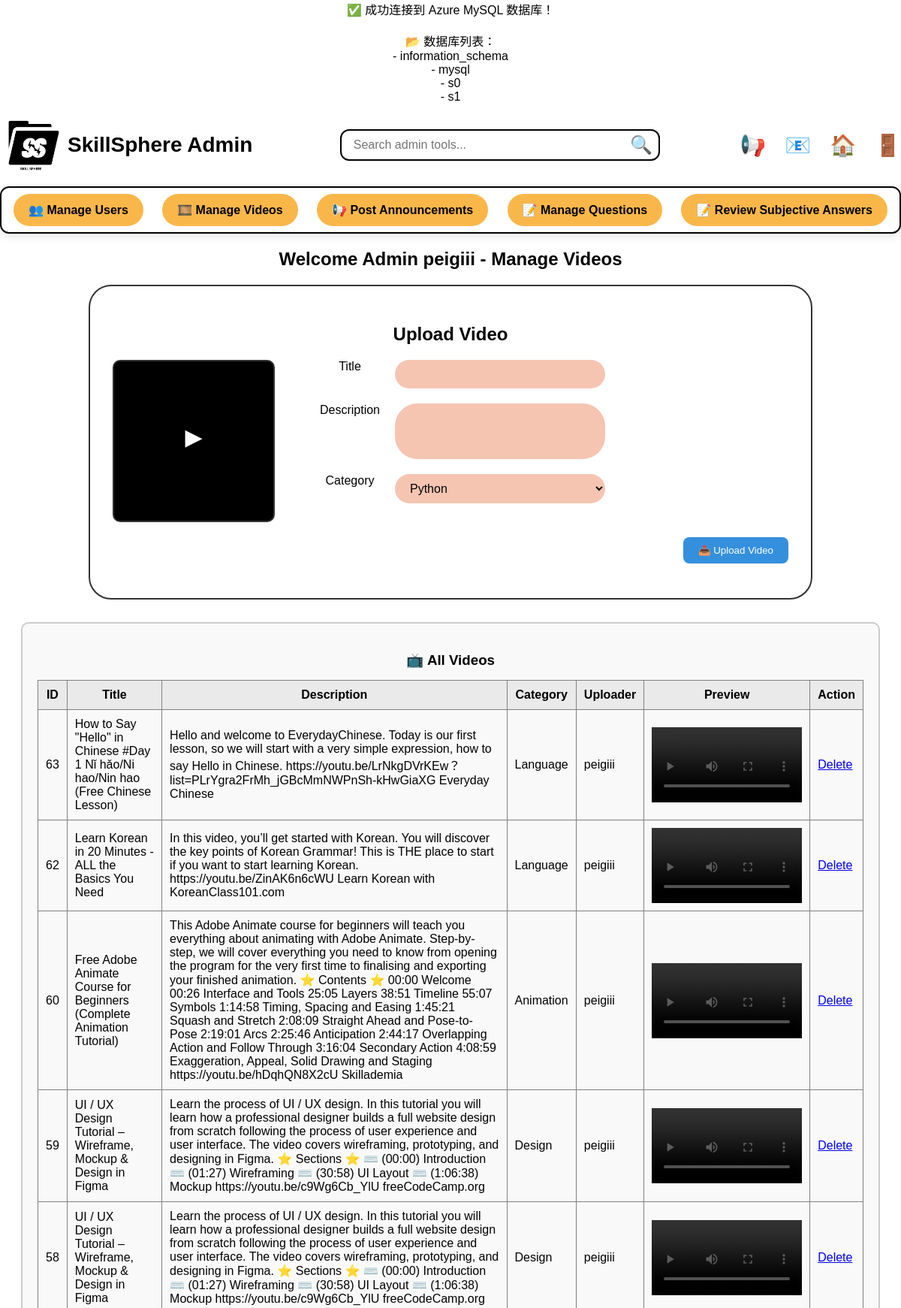
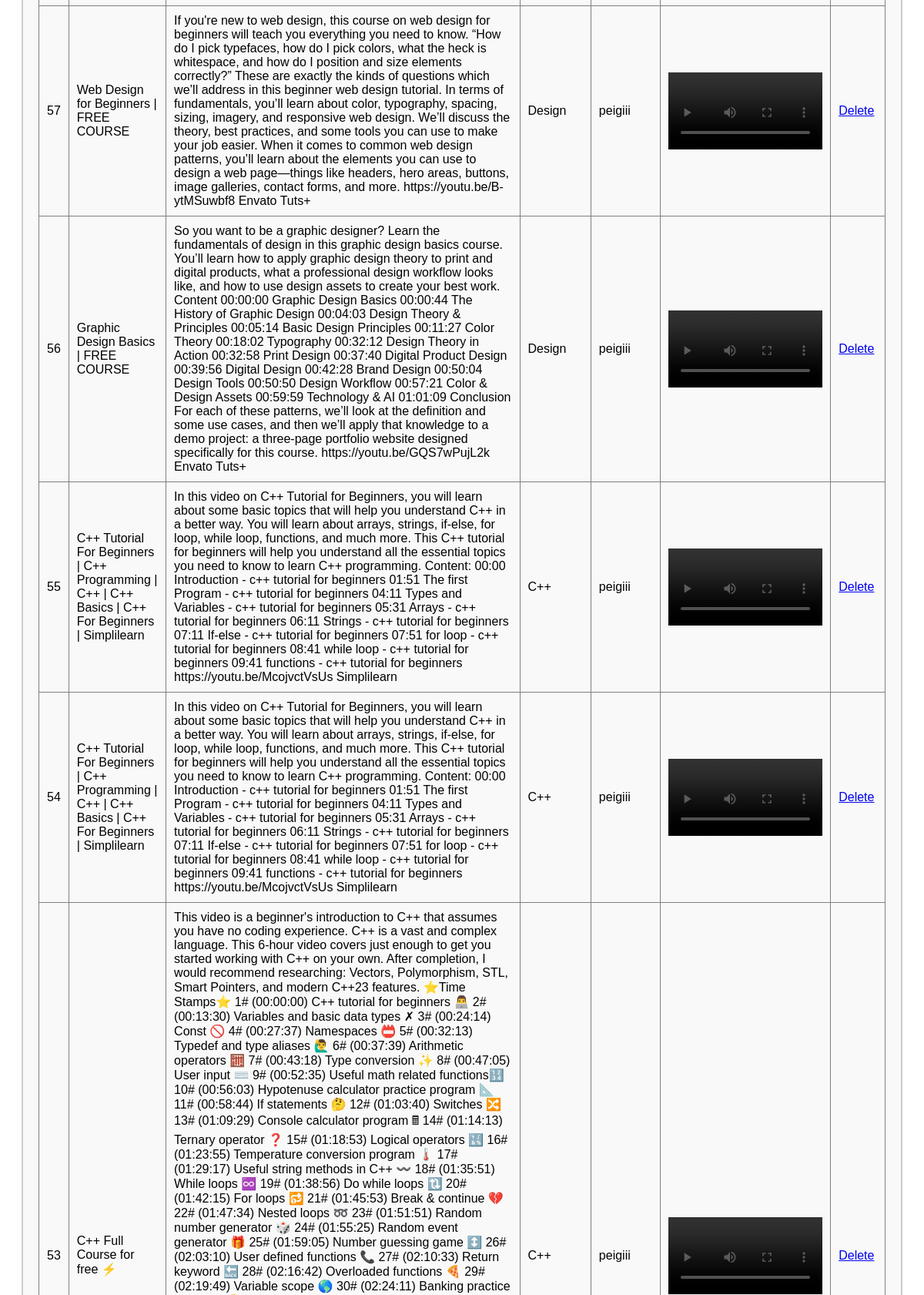
The app's page /templates/manage_videos.php (signed in, upper part) with its own data (2 pictures, top to bottom).
### tables this page shows
CREATE TABLE `users` (
  `id` int(11) UNSIGNED NOT NULL,
  `username` varchar(50) NOT NULL,
  `email` varchar(100) NOT NULL,
  `PASSWORD` varchar(255) NOT NULL,
  `profile_picture` varchar(255) DEFAULT NULL,
  `phone` varchar(20) DEFAULT NULL,
  `country` varchar(50) DEFAULT NULL,
  `state` varchar(50) DEFAULT NULL,
  `city` varchar(50) DEFAULT NULL,
  `race` varchar(50) DEFAULT NULL,
  `avatar` varchar(255) DEFAULT NULL,
  `role` enum('admin','user') NOT NULL DEFAULT 'user',
  `created_at` datetime DEFAULT current_timestamp(),
  `last_login_at` datetime DEFAULT NULL,
  `admin_note` text DEFAULT NULL,
  `STATUS` enum('active','inactive') NOT NULL DEFAULT 'active',
  `reset_token` varchar(255) DEFAULT NULL,
  `reset_token_expires` datetime DEFAULT NULL
);

CREATE TABLE `videos` (
  `id` int(11) NOT NULL,
  `title` varchar(255) NOT NULL,
  `description` text DEFAULT NULL,
  `category` varchar(50) DEFAULT NULL,
  `file_path` varchar(255) NOT NULL,
  `thumbnail` varchar(255) DEFAULT NULL,
  `upload_time` timestamp NOT NULL DEFAULT current_timestamp(),
  `uploaded_at` datetime DEFAULT current_timestamp(),
  `like_count` int(11) DEFAULT 0,
  `user_id` int(11) NOT NULL,
  `created_at` timestamp NOT NULL DEFAULT current_timestamp(),
  `video_url` varchar(255) DEFAULT NULL
);

### templates/manage_videos.php (the view, shortened to what this page needs)
<?php
require 'db.php';
$stmt = $pdo->prepare("SELECT role, username FROM users WHERE id = ?");
$stmt->execute([$_SESSION['user_id']]);
$user = $stmt->fetch(PDO::FETCH_ASSOC);
$videos = $pdo->query("SELECT v.*, u.username
                       FROM videos v
                       LEFT JOIN users u ON v.user_id = u.id
                       ORDER BY v.id DESC")->fetchAll(PDO::FETCH_ASSOC);
?>
<!DOCTYPE html>
<html>
<head>
  <link rel="stylesheet" href="style.css">
  <?php include 'adminnav.php'; ?>
</head>
<body>
  <h2>Welcome Admin <?= htmlspecialchars($user['username']) ?> - Manage Videos</h2>
  <div style="max-width: 900px; margin: 20px auto; padding: 30px; border: 2px solid #333; border-radius: 30px;">
    <h2>Upload Video</h2>
    <form action="" method="post" enctype="multipart/form-data" id="videoUploadForm">
      <div style="display: flex; gap: 40px; margin-bottom: 20px;">
        <div style="border: 2px solid #333; padding: 6px; border-radius: 10px; background-color: #000; width: 200px; height: 200px; display: flex; align-items: center; justify-content: center;">
          <label for="videoInput" style="position: absolute; cursor: pointer; color: white; font-size: 30px;">▶</label>
        </div>
        <div class="flex flex-col">
          <div class="form-group">
            <label for="title">Title </label>
            <input type="text" id="title" name="title" class="rounded-input" required />
          </div>
          <div class="form-group">
            <label for="description">Description</label>
            <textarea id="description" name="description" rows="3" class="rounded-textarea"></textarea>
          </div>
          <div class="form-group">
            <label for="category">Category</label>
            <select id="category" name="category" class="rounded-select">
              <option value="Python">Python</option>
            </select>
          </div>
        </div>
      </div>
      <div style="text-align: right;">
        <button type="submit" style="background-color: #3490dc; color: white; padding: 10px 20px; border-radius: 8px; border: none;">📤 Upload Video</button>
      </div>
    </form>
  </div>
  <div style="margin: 30px auto; max-width: 1100px; border: 2px solid #ccc; border-radius: 10px; padding: 20px; background-color: #f9f9f9;">
    <h3 style="margin-bottom: 15px;">📺 All Videos</h3>
    <table border="1" cellpadding="10" style="width: 100%; border-collapse: collapse;">
      <tr style="background-color: #eaeaea;">
        <th>ID</th><th>Title</th><th>Description</th><th>Category</th><th>Uploader</th><th>Preview</th><th>Action</th>
      </tr>
      <?php foreach ($videos as $v): ?>
        <tr>
          <td><?= $v['id'] ?></td>
          <td><?= htmlspecialchars($v['title']) ?></td>
          <td><?= htmlspecialchars($v['description']) ?></td>
          <td><?= htmlspecialchars($v['category']) ?></td>
          <td><?= htmlspecialchars($v['username'] ?? 'Unknown') ?></td>
          <td><video width="200" controls src="<?= htmlspecialchars($v['file_path']) ?>"></video></td>
          <td><a href="<?= basename($_SERVER['PHP_SELF']) ?>?delete=<?= $v['id'] ?>" onclick="return confirm('Delete this video?')">Delete</a></td>
        </tr>
      <?php endforeach; ?>
    </table>
  </div>
</body>
</html>

### templates/style.css (style rules this page uses)
body { font-family: Arial, sans-serif; margin: 0; padding: 0; text-align: center; background-color: white; }

### templates/manage_videos.php (style rules this page uses)
.rounded-input, .rounded-select, .rounded-textarea { border: none; background-color: #f5c5b2; padding: 10px 16px; border-radius: 20px; font-size: 16px; outline: none; width: 280px; }
.rounded-textarea { border-radius: 30px; resize: none; }
label { font-weight: 500; width: 120px; display: inline-block; margin-bottom: 10px; }
.form-group { display: flex; align-items: flex-start; margin-bottom: 20px; }

### records on screen
users: username "peigiii"
videos: id "63", title "How to Say \"Hello\" in Chinese #Day 1 Nǐ hǎo/Ni hao/Nin hao (Free Chinese Lesson)", description "Hello and welcome to EverydayChinese. Today is our first lesson, so we will start with a very simple expression, how to say Hello in Chinese. https://youtu.be/LrNkgDVrKEw？list=PLrYgra2FrMh_jGBcMmNWPnSh-kHwGiaXG Everyday Chinese", category "Language", user.username "peigiii"
videos: id "62", title "Learn Korean in 20 Minutes - ALL the Basics You Need", description "In this video, you’ll get started with Korean. You will discover the key points of Korean Grammar! This is THE place to start if you want to start learning Korean. https://youtu.be/ZinAK6n6cWU Learn Korean with KoreanClass101.com", category "Language", user.username "peigiii"
videos: id "60", title "Free Adobe Animate Course for Beginners (Complete Animation Tutorial)", description "This Adobe Animate course for beginners will teach you everything about animating with Adobe Animate. Step-by-step, we will cover everything you need to know from opening the program for the very first time to finalising and exporting your finished animation. ⭐️ Contents ⭐ 00:00 Welcome 00:26 Interface and Tools 25:05 Layers 38:51 Timeline 55:07 Symbols 1:14:58 Timing, Spacing and Easing 1:45:21 Squash and Stretch 2:08:09 Straight Ahead and Pose-to-Pose 2:19:01 Arcs 2:25:46 Anticipation 2:44:17 Overlapping Action and Follow Through 3:16:04 Secondary Action 4:08:59 Exaggeration, Appeal, Solid Drawing and Staging https://youtu.be/hDqhQN8X2cU Skillademia", category "Animation", user.username "peigiii"
videos: id "59", title "UI / UX Design Tutorial – Wireframe, Mockup & Design in Figma", description "Learn the process of UI / UX design. In this tutorial you will learn how a professional designer builds a full website design from scratch following the process of user experience and user interface. The video covers wireframing, prototyping, and designing in Figma. ⭐️ Sections ⭐️ ⌨️ (00:00) Introduction ⌨️ (01:27) Wireframing ⌨️ (30:58) UI Layout ⌨️ (1:06:38) Mockup https://youtu.be/c9Wg6Cb_YlU freeCodeCamp.org", category "Design", user.username "peigiii"
videos: id "58", title "UI / UX Design Tutorial – Wireframe, Mockup & Design in Figma", description "Learn the process of UI / UX design. In this tutorial you will learn how a professional designer builds a full website design from scratch following the process of user experience and user interface. The video covers wireframing, prototyping, and designing in Figma. ⭐️ Sections ⭐️ ⌨️ (00:00) Introduction ⌨️ (01:27) Wireframing ⌨️ (30:58) UI Layout ⌨️ (1:06:38) Mockup https://youtu.be/c9Wg6Cb_YlU freeCodeCamp.org", category "Design", user.username "peigiii"
videos: id "57", title "Web Design for Beginners | FREE COURSE", description "If you're new to web design, this course on web design for beginners will teach you everything you need to know. “How do I pick typefaces, how do I pick colors, what the heck is whitespace, and how do I position and size elements correctly?” These are exactly the kinds of questions which we’ll address in this beginner web design tutorial. In terms of fundamentals, you’ll learn about color, typography, spacing, sizing, imagery, and responsive web design. We’ll discuss the theory, best practices, and some tools you can use to make your job easier. When it comes to common web design patterns, you’ll learn about the elements you can use to design a web page—things like headers, hero areas,…", category "Design", user.username "peigiii"
videos: id "56", title "Graphic Design Basics | FREE COURSE", description "So you want to be a graphic designer? Learn the fundamentals of design in this graphic design basics course. You’ll learn how to apply graphic design theory to print and digital products, what a professional design workflow looks like, and how to use design assets to create your best work. Content 00:00:00 Graphic Design Basics 00:00:44 The History of Graphic Design 00:04:03 Design Theory & Principles 00:05:14 Basic Design Principles 00:11:27 Color Theory 00:18:02 Typography 00:32:12 Design Theory in Action 00:32:58 Print Design 00:37:40 Digital Product Design 00:39:56 Digital Design 00:42:28 Brand Design 00:50:04 Design Tools 00:50:50 Design Workflow 00:57:21 Color & Design Assets 00:59:59…", category "Design", user.username "peigiii"
videos: id "55", title "C++ Tutorial For Beginners | C++ Programming | C++ | C++ Basics | C++ For Beginners | Simplilearn", description "In this video on C++ Tutorial for Beginners, you will learn about some basic topics that will help you understand C++ in a better way. You will learn about arrays, strings, if-else, for loop, while loop, functions, and much more. This C++ tutorial for beginners will help you understand all the essential topics you need to know to learn C++ programming. Content: 00:00 Introduction - c++ tutorial for beginners 01:51 The first Program - c++ tutorial for beginners 04:11 Types and Variables - c++ tutorial for beginners 05:31 Arrays - c++ tutorial for beginners 06:11 Strings - c++ tutorial for beginners 07:11 If-else - c++ tutorial for beginners 07:51 for loop - c++ tutorial for beginners 08:41…", category "C++", user.username "peigiii"
videos: id "54", title "C++ Tutorial For Beginners | C++ Programming | C++ | C++ Basics | C++ For Beginners | Simplilearn", description "In this video on C++ Tutorial for Beginners, you will learn about some basic topics that will help you understand C++ in a better way. You will learn about arrays, strings, if-else, for loop, while loop, functions, and much more. This C++ tutorial for beginners will help you understand all the essential topics you need to know to learn C++ programming. Content: 00:00 Introduction - c++ tutorial for beginners 01:51 The first Program - c++ tutorial for beginners 04:11 Types and Variables - c++ tutorial for beginners 05:31 Arrays - c++ tutorial for beginners 06:11 Strings - c++ tutorial for beginners 07:11 If-else - c++ tutorial for beginners 07:51 for loop - c++ tutorial for beginners 08:41…", category "C++", user.username "peigiii"
videos: id "53", title "C++ Full Course for free ⚡️", category "C++", user.username "peigiii"

### other values on screen
$row['Database'] "information_schema"
$row['Database'] "mysql"
$row['Database'] "s0"
$row['Database'] "s1"
